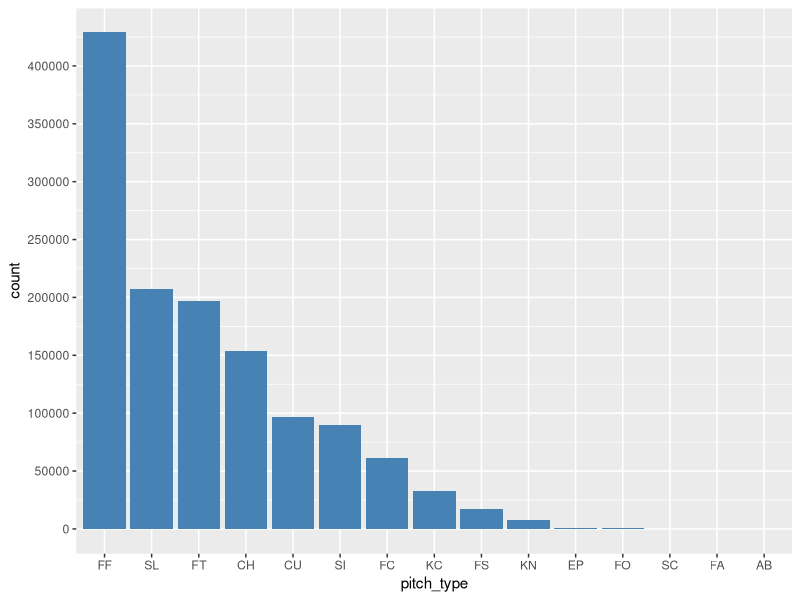
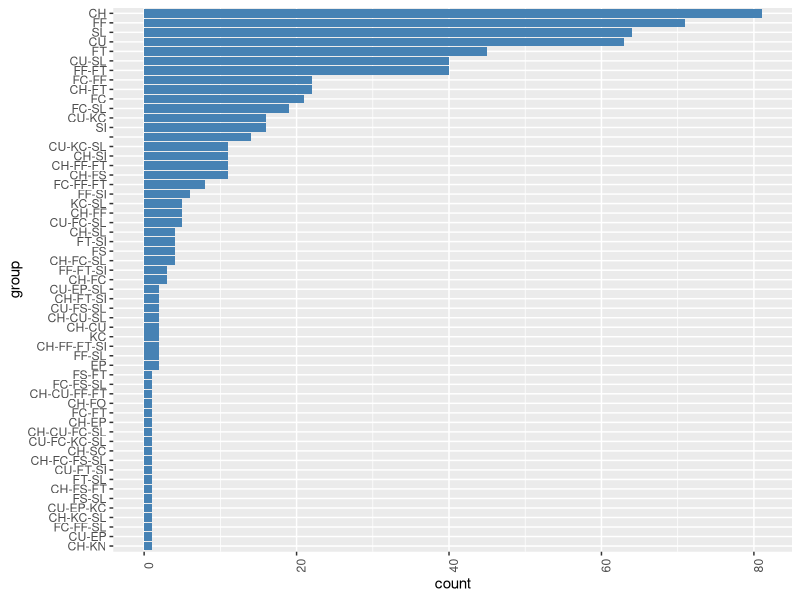
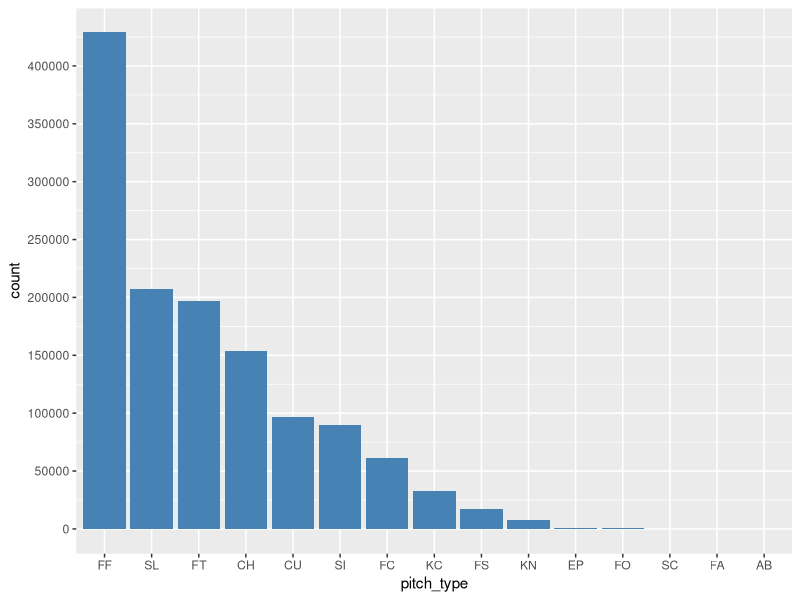
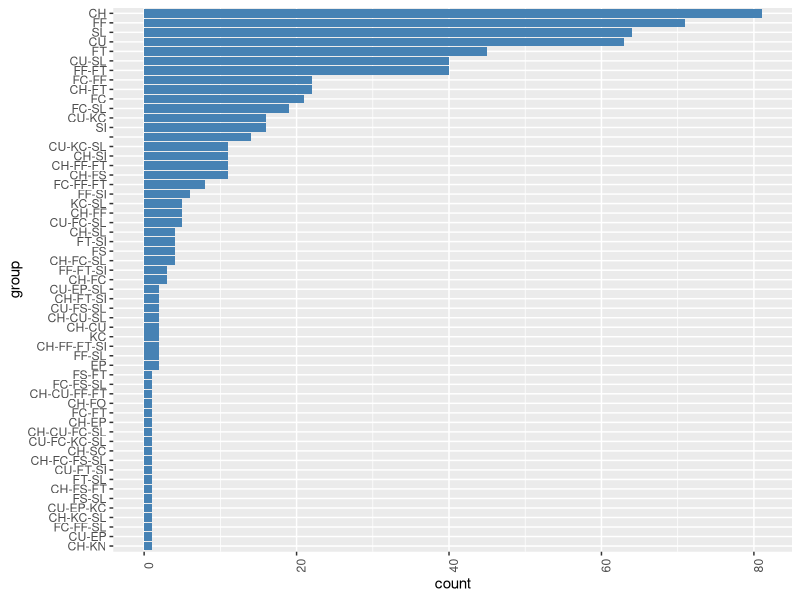

Generate these figures, in order, with R:
library('ggplot2')

df <- read.csv('pitch_type_count.csv')

sorted_df <- df[order(-df$count), ]
positions <- sorted_df$pitch_type

ggplot(df, aes(x = pitch_type, y = count)) +
    geom_bar(stat = 'identity', fill = 'steelblue') +
    scale_x_discrete(limits = positions) +
    scale_y_continuous(breaks = seq(0,425000, 50000))
ggsave('pitch_type_count.pdf')


df2 <- read.csv('pitch_groupings.csv')
sorted_df <- df2[order(df2$count), ]
positions <- sorted_df$group

ggplot(df2, aes(x = group, y = count)) +
   geom_bar(stat = 'identity', fill = 'steelblue') +
   scale_x_discrete(limits = positions) +
   theme(axis.text.x = element_text(angle = 90)) +
   coord_flip()
ggsave('grouped_pitch_type_count.pdf')
